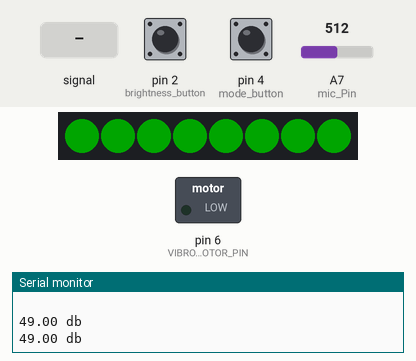
Recording of a sketch running on a simulated Arduino Nano, built for the host (arithmetic inside an expression is 32-bit, double 64-bit). Shown: 8 RGB LEDs in strip order, left to right, switched loads named in the sketch (green lamp = pin HIGH), the last lines printed to the serial monitor. The test bench sets the inputs (shaded band); at power-on: pin 4 (mode_button) HIGH, pin 2 (brightness_button) HIGH, A7 (mic_Pin) = 512. Dim RGB values are drawn brighter than linear.

Above: at 1.2 s.
1.3 s: A7 (mic_Pin) fed a 200 Hz sine of ±460 counts around its level
At 2.6 s:
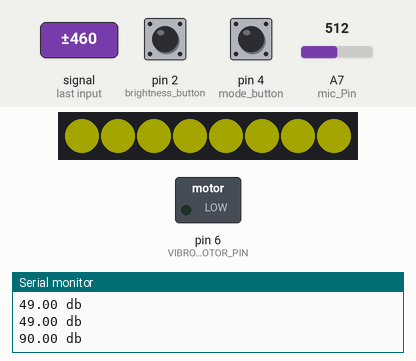
3.6 s: pin 4 (mode_button) pulled LOW for 1 s
At 5.4 s:
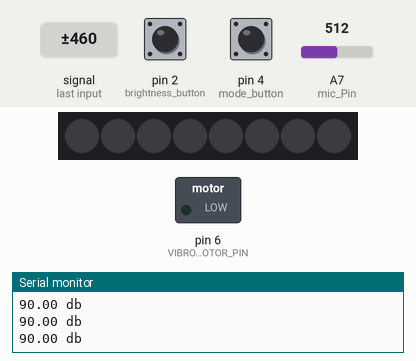
6.1 s: pin 4 (mode_button) pulled LOW for 3.2 s
At 7.0 s:
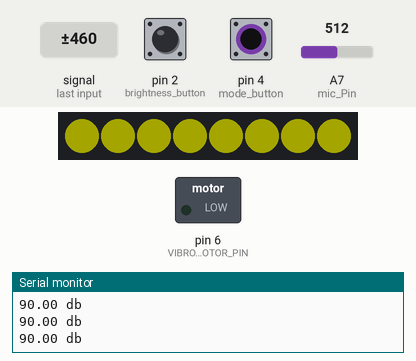
10.8 s: pin 2 (brightness_button) pulled LOW for 3.2 s
At 12.4 s:
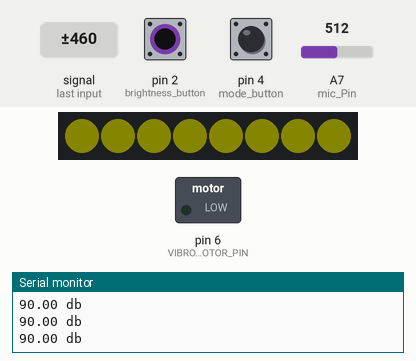
15.5 s: A7 (mic_Pin) set to 716
At 17.0 s:
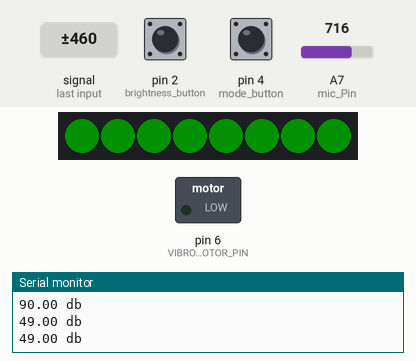
17.3 s: pin 2 (brightness_button) pulled LOW for 1 s
At 18.8 s:
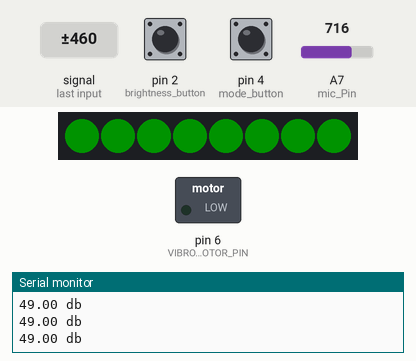
Timing chart, 0 to 20.3 s (numbered marks = the images above; inputs shaded):
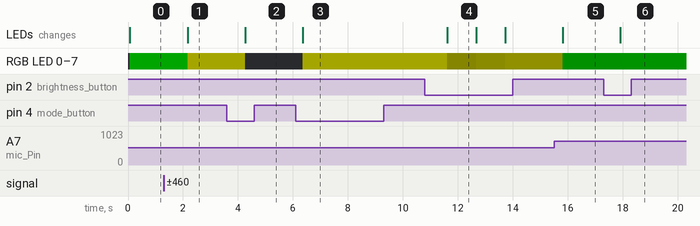

The sketch:

wristband.ino
```cpp
//Libraries
#include <FastLED.h>          // for leds
#include <SoftwareSerial.h>   // for bluetooth

//Pins
#define LED_PIN     3             // LEDs connected digital pin 3
#define VIBRO_MOTOR_PIN   6       // vibration motor connected digital pin 6
int mic_Pin = A7;                 // microphone connected analog pin 7
const int brightness_button = 2;  // push-button to control brightness connected digital pin 2
const int mode_button = 4;        // push-button to control modes connected digital pin 4

//Leds configurations
#define NUM_LEDS    8
#define BRIGHTNESS  100
#define LED_TYPE    WS2812
#define COLOR_ORDER GRB
CRGB leds[NUM_LEDS];

//Bluetooth configurations
const long baudRate = 9600;      // baud rate for bluetooth communication
char c = ' ';                    // value that bluetooth send
SoftwareSerial BTserial(10, 11); // pins that are used instead of RX and TX pins

//Start point for buttons
int mode = 1; // 1 - leds & vibr / 2 - only vibr / 3 - only leds /
int brightness_b = 10;

//DB meter
int i;
int sensorValue = 0; // value to store the value coming from the sensor
const int sampleWindow = 50; // sample window width in mS (50mS = 20Hz)
unsigned int sample;  // value that we get in analog input where microphone is connected
float db_value;  // used to save db value and send it through bluetooth also used in notification function
int db_min = 88; // max value of the "good" sound level
int db_max = 93; // actually max value should be 100, but since with this microphone we could only get max value 95, so we choose from 93db that it starts to be very loud.

void setup() {
  //setup for leds
  FastLED.addLeds<LED_TYPE, LED_PIN, COLOR_ORDER>(leds, NUM_LEDS).setCorrection( TypicalLEDStrip );
  FastLED.setBrightness(  BRIGHTNESS );

  //setup for vibration motor and two push-buttons
  pinMode(VIBRO_MOTOR_PIN, OUTPUT);
  pinMode(brightness_button, INPUT_PULLUP);
  pinMode(mode_button, INPUT_PULLUP);

  Serial.begin(9600);
  Serial.print("Sketch:   ");   Serial.println(__FILE__);
  Serial.print("Uploaded: ");   Serial.println(__DATE__);
  Serial.println(" ");

  BTserial.begin(baudRate);
  Serial.print("BTserial started at "); Serial.println(baudRate);
  Serial.println(" ");
}

void loop() {
  mode = change_mode();         // checking/changing the mode
  change_brightness();          // checking/changing brightness level
  db_value = db_meter();        // getting db value
  BTserial.write(db_value);     // send this db value to the case
  notification(db_value, mode); // giving notification depending on the db value and mode that we got before
  delay(1000);                  // so we wait 1s so it wouldn't be a spam for second device
}

//---------------------- db meter -------------------------------
float db_meter() {
  unsigned long startMillis = millis();     // Start of sample window
  float peakToPeak = 0;                     // peak-to-peak level
  unsigned int signalMax = 0;               // minimum value
  unsigned int signalMin = 1024;            // maximum value

  while (millis() - startMillis < sampleWindow) { // collect data for 50mS
    sample = analogRead(mic_Pin);
    if (sample < 1024) {
      if (sample > signalMax) {
        signalMax = sample;
      }
      else if (sample < signalMin) {
        signalMin = sample;
      }
    }
  }
  peakToPeak = signalMax - signalMin;
  float db = map(peakToPeak, 20, 900, 49.5, 90);
  Serial.print(db);
  Serial.println(" db");
  return db;
}

//--------------------- notifications ---------------------------
void notification(float db, int mode2) {

  //if db level is lower db_min
  if (db < db_min) {
    if (mode2 == 1) { // mode 1: leds and vibr: but there will be no vibration because sound level is "good" under 88 db
      leds_color(0, 100, 0);
    }
    else if (mode2 == 2) { // mode 2: only vibr: since sound level is "good", we need only to turn off leds
      leds_color(0, 0, 0);
    }
    else if (mode2 == 3) { // mode 3: only leds
      leds_color(0, 100, 0);
    }
  }

  //if db level is between min and max value
  else if (db > db_min && db < db_max) {
    if (mode2 == 1) { // mode 1: leds and vibr: but there will be no vibration because sound level is "medium" (88-93)
      leds_color(100, 100, 0);
    }
    else if (mode2 == 2) { // mode 2: only vibr: since sound level is "medium", we need only to turn off leds
      leds_color(0, 0, 0);
    }
    else if (mode2 == 3) { // mode 3: only leds
      leds_color(100, 100, 0);
    }
  }

  //if db level higher than max value
  else if (db > db_max) {
    if (mode2 == 1) { // mode 1: leds & vibr
      leds_color(100, 0, 0);
      vibr();
    }
    else if (mode2 == 2) { // mode 2: only vibr, but again we need to turn off leds
      vibr();
      leds_color(0, 0, 0);
    }
    else if (mode2 == 3) { // mode 3: only leds
      leds_color(100, 0, 0);
    }
  }
}

//----------------------- Help functions ------------------------
// to skip writing the same code in the some part we have two helping functions.

// simple function for vibration
void vibr() {
  digitalWrite(VIBRO_MOTOR_PIN, HIGH);
  delay(500);
  digitalWrite(VIBRO_MOTOR_PIN, LOW);
  delay(500);
}

// simple function for leds, that light all leds depending on the input values
void leds_color(int r, int g, int b) {
  for (int i = 0; i < NUM_LEDS ; ++i) {
    leds[i] = CRGB(r, g, b);
  }
  FastLED.show();
}

//--------------- Brightness and mode change --------------------
void change_brightness() {
  if (digitalRead(brightness_button) == LOW) {
    if (brightness_b <= 100) { // if button is pressed and brightness less 100% we make it 10% lighter.
      brightness_b = brightness_b + 10;
      FastLED.setBrightness(brightness_b);
    }
    else { // if button is pressed and brightness 100%, it will be sent back to 10%
      brightness_b = 10;
      FastLED.setBrightness(brightness_b);
    }
  }
}

// if button pressed change mode and return mode number
int change_mode() {
  if (digitalRead(mode_button) == LOW) {
    if (mode <= 3) {
      mode++;
    }
    else {
      mode = 1;
    }
  }
  return mode;
}
```

Measured:
- after the input at 1.3 s, RGB LED 0–7: RGB(0, 39, 0) → RGB(39, 39, 0) after 0.87 s; the LEDs: change after 0.87 s (image 1)
- after the input at 3.6 s, RGB LED 0–7: RGB(39, 39, 0) → off after 0.67 s; the LEDs: change after 0.67 s (image 2)
- after the input at 6.1 s, RGB LED 0–7: off → RGB(39, 39, 0) after 0.27 s; the LEDs: change after 0.27 s (image 3)
- after the input at 10.8 s, RGB LED 0–7: RGB(39, 39, 0) → RGB(8, 8, 0) after 0.82 s, → RGB(12, 12, 0) 1.1 s later, → RGB(16, 16, 0) 1.1 s later; the LEDs: change after 0.82 s (image 4)
- after the input at 15.5 s, RGB LED 0–7: RGB(16, 16, 0) → RGB(0, 16, 0) after 0.32 s; the LEDs: change after 0.32 s (image 5)
- after the input at 17.3 s, RGB LED 0–7: RGB(0, 16, 0) → RGB(0, 19, 0) after 0.62 s
